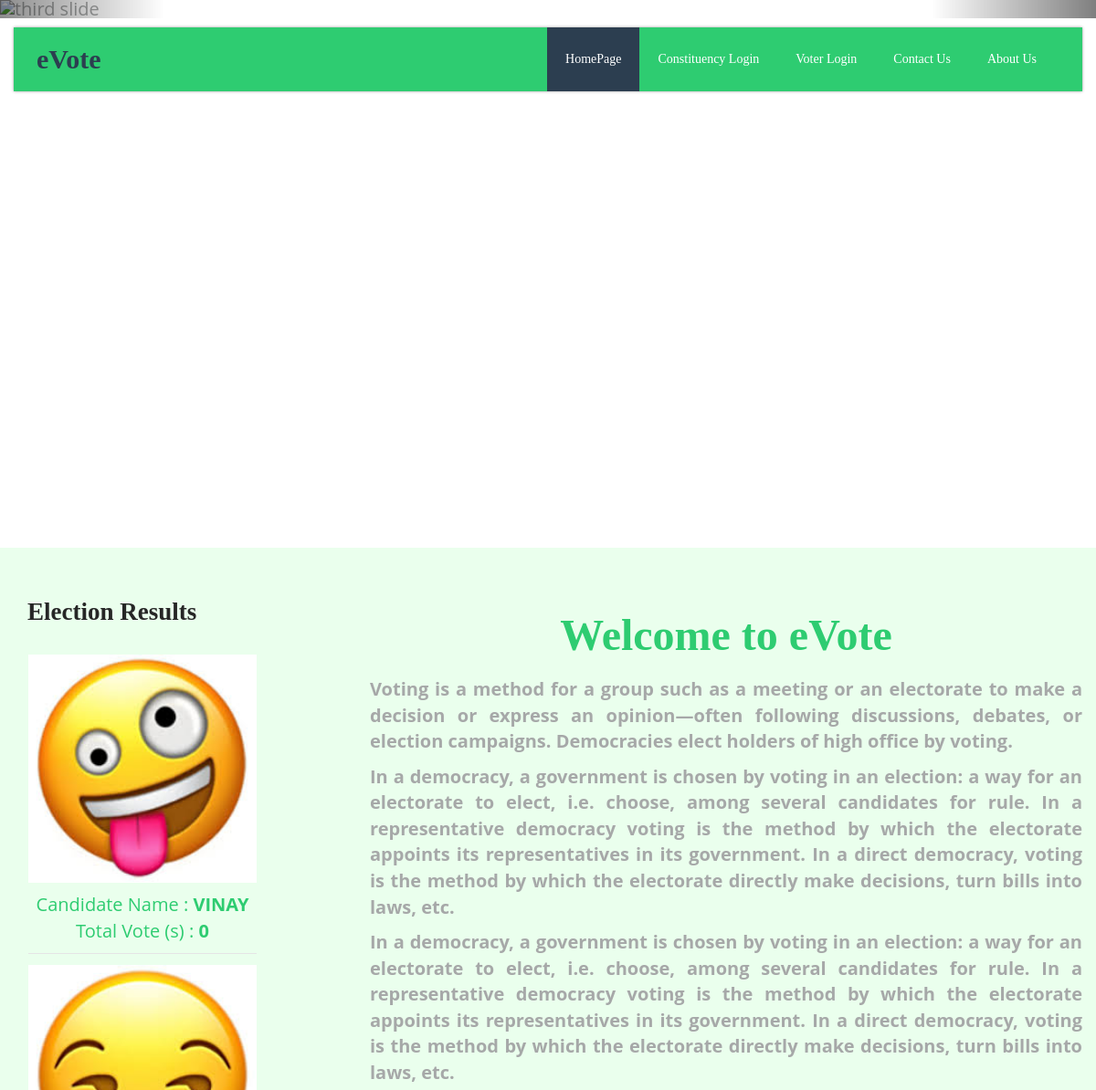
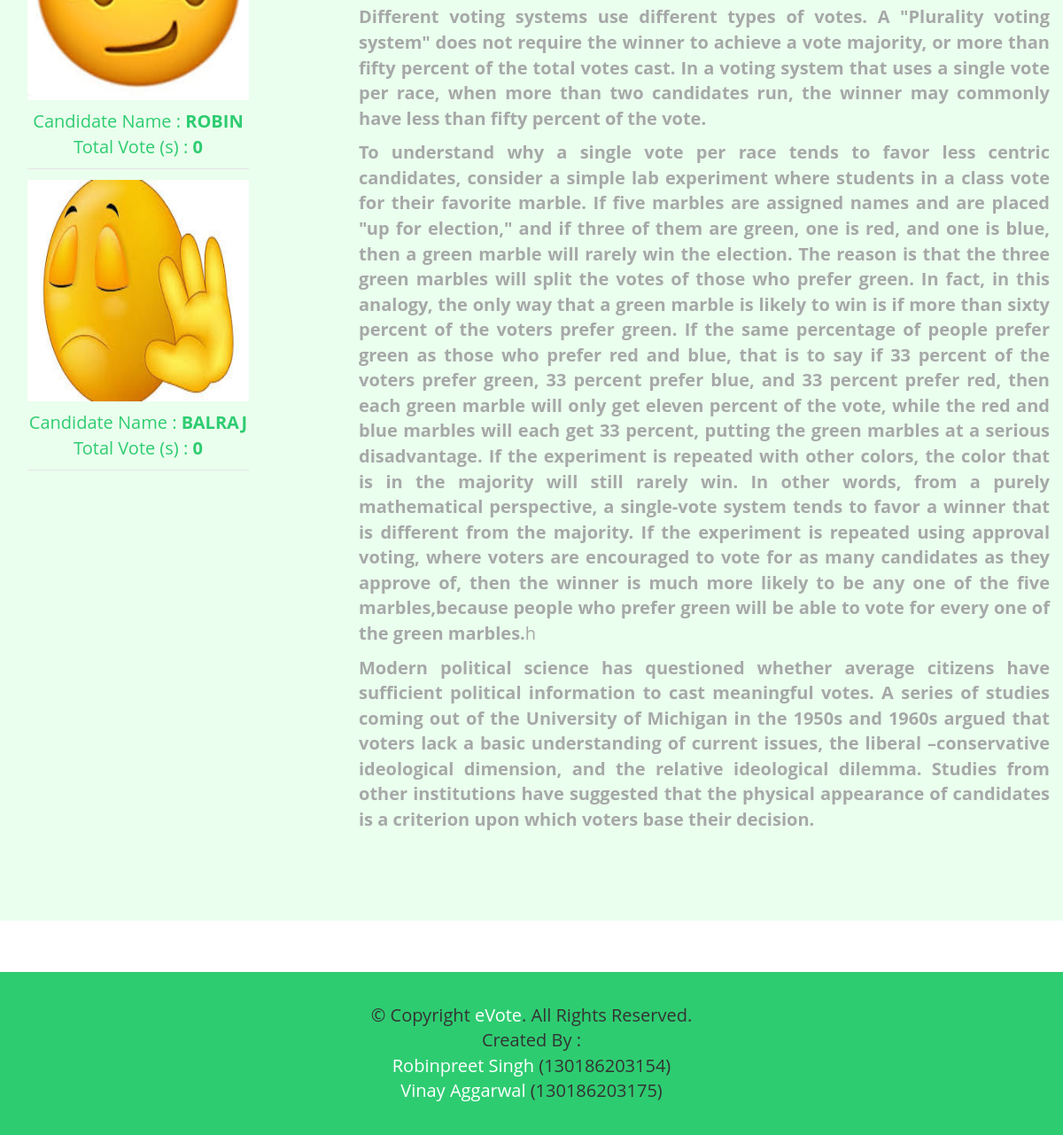
The page / on the database its author committed (2 pictures, top to bottom).
### tables this page shows
CREATE TABLE IF NOT EXISTS `candidate` (
  `cand_id` int(6) NOT NULL,
  `cname` varchar(50) NOT NULL,
  `fname` varchar(50) NOT NULL,
  `cphoto` varchar(100) NOT NULL,
  `email` varchar(50) NOT NULL,
  `mob` bigint(10) NOT NULL,
  `haddress` varchar(250) NOT NULL,
  `oaddress` varchar(250) NOT NULL,
  `pphoto` varchar(100) NOT NULL,
  `party` varchar(30) NOT NULL,
  `const` int(30) NOT NULL,
  `state` varchar(30) NOT NULL,
  `count` int(10) NOT NULL
);

### index.php (the view, shortened to what this page needs)
<!DOCTYPE html>
<html>
<body>
<?php include "public_header.php" ?>
<section class="main__middle__container homepage">
    <section class="main__middle__container">
        <div class="container">
            <div class="row nothing">
                <section class="col-md-8 pull-right main-content">
                    <div class="row titles greener text-center">
                    <h2>Welcome to eVote</h2>
                        <p style="text-align: justify;"><strong>Voting is a method for a group such as a meeting or an electorate to
                            make a decision or express an opinion—often following discussions,
                            debates, or election campaigns. Democracies elect holders of high office by voting.
                        </strong></p>
                        <p style="text-align: justify;"> <strong>In a democracy, a government is chosen by voting in an election:
                            a way for an electorate to elect, i.e. choose, among several
                            candidates for rule. In a representative democracy voting is
                            the method by which the electorate appoints its representatives in
                            its government. In a direct democracy, voting
                            is the method by which the electorate directly make decisions, turn bills into laws, etc.</strong></p>
                         <p style="text-align: justify;"><strong>In a democracy, a government is chosen by voting in an election: a way for
                        an electorate to elect, i.e. choose, among several candidates for rule.
                        In a representative democracy voting is the method by which the electorate
                        appoints its representatives in its government. In a direct democracy, voting
                        is the method by which the electorate directly make decisions, turn bills into laws, etc.</strong></p>
                        <p style="text-align: justify;"><strong>Different voting systems use different types of votes. A "Plurality voting system" does
                            not require the winner to achieve a vote majority, or more than fifty percent of the total
                            votes cast. In a voting system that uses a single vote per race, when more than
                            two candidates run, the winner may commonly have less than fifty percent of the vote.</strong></p>
                        <p style="text-align: justify;"><strong>To understand why a single vote per race tends to favor less centric candidates,
                            consider a simple lab experiment where students in a class vote for their favorite marble.
                            If five marbles are assigned names and are placed "up for election," and if three of them
                            are green, one is red, and one is blue, then a green marble will rarely win the election.
                            The reason is that the three green marbles will split the votes of those who prefer green.
                            In fact, in this analogy, the only way that a green marble is likely to win is if more than
                            sixty percent of the voters prefer green. If the same percentage of people prefer green as
                            those who prefer red and blue, that is to say if 33 percent of the voters prefer green, 33
                            percent prefer blue, and 33 percent prefer red, then each green marble will only get eleven
                            percent of the vote, while the red and blue marbles will each get 33 percent, putting the
                            green marbles at a serious disadvantage. If the experiment is repeated with other colors,
                            the color that is in the majority will still rarely win. In other words, from a purely
                            mathematical perspective, a single-vote system tends to favor a winner that is different
                            from the majority. If the experiment is repeated using approval voting, where voters are
                            encouraged to vote for as many candidates as they approve of, then the winner is much more
                            likely to be any one of the five marbles,because people who prefer green will be able to
                            vote for every one of the green marbles.</strong>h</p>
                        <p style="text-align: justify;"><strong>Modern political science has questioned whether average citizens have
                        sufficient political information to cast meaningful votes. A series of
                        studies coming out of the University of Michigan in the 1950s and 1960s
                        argued that voters lack a basic understanding of current issues, the liberal
                        –conservative ideological dimension, and the relative ideological dilemma.
                        Studies from other institutions have suggested that the
                        physical appearance of candidates is a criterion upon which voters base their decision.</strong></p>
                    </div>
                </section>
                <aside class="col-md-4 pull-left">
                    <h3><span>Election Results</span></h3>
                    <?php
                    include "connection.php";
                    $select="select * from candidate";
                    $res=mysqli_query($conn,$select);
                    ?>
                    <marquee direction="down" behaviour="slide" onmouseover="this.stop()" onmouseout="this.start()">
                        <table>
                            <?php
                                while($row=mysqli_fetch_array($res))
                                {
                                    ?>
                                    <tr>
                                        <td align="center" style="color: #2ecc71;">
                                            <img src="<?php echo $row[3] ?>" style="height:250px;width: 250px;">
                                            <br>
                                            Candidate Name : <strong><?php echo strtoupper($row[1]) ?></strong> <br>
                                            Total Vote (s) :
                                            <?php
                                            $count="select count(*) from voter where cand_id=".$row[0];
                                            $count_res=mysqli_query($conn,$count);
                                            $count_row=mysqli_fetch_array($count_res);
                                            echo "<strong>$count_row[0]</strong>
                                            <br>
                                            <hr>";
                                            ?>
                                        </td>
                                    </tr>
                            <?php
                                }
                            ?>
                        </table>
                    </marquee>
                </aside>
            </div>
        </div>
    </section>
</section>
</body>
</html>

### css/style.css (style rules this page uses)
body { font-family: "Open Sans", Calibri, sans-serif; color: #a6a8a8; font-size: 20px; overflow-x: hidden !important; }
hr { border-color: #e5e5e5; margin: 10px 0 10px 0; }
h1, h2, h3, h4, h5, .btn, p.big-paragraph, .btn, .carousel-caption, .recent-posts .col-md-9 .text p small, .navbar-default .navbar-brand, .orange { font-family: 'Podkova', serif; font-weight: bold; color:#2ecc71; }
h2 { font-size: 32px; color: #333; font-weight: bold; line-height: 50px; }
h3 { font-size: 27px; color: #262626; text-transform: none; font-weight: bold; line-height: 105%; }
.titles h2 { font-size: 48px; margin: 0; padding: 0; color: #2c3e50; }
.titles.greener h2 { color: #2ecc71; }
.main__middle__container { width: 100%; background-color: rgba(95, 255, 116, 0.13); }
.homepage { position: relative; margin-top: 50%; z-index: 111; background: #fff; }
.row { padding: 45px 0; }
aside h3 { line-height: 11px; margin-bottom: 40px; }
aside img { width: 100%; margin-bottom: 10px; }
.main-content h2 { line-height: 11px; margin-bottom: 40px; }
.copyright { background-color: #2ecc71; color: #333; position: relative; z-index: 200; margin: 0; padding: 35px 0; }
.row.nothing { padding-left: 0px !important; padding-right: 0px !important; }

### rows shown on the page
candidate: shows a picture, cname "VINAY", count_row "0"
candidate: shows a picture, cname "ROBIN", count_row "0"
candidate: shows a picture, cname "BALRAJ", count_row "0"
